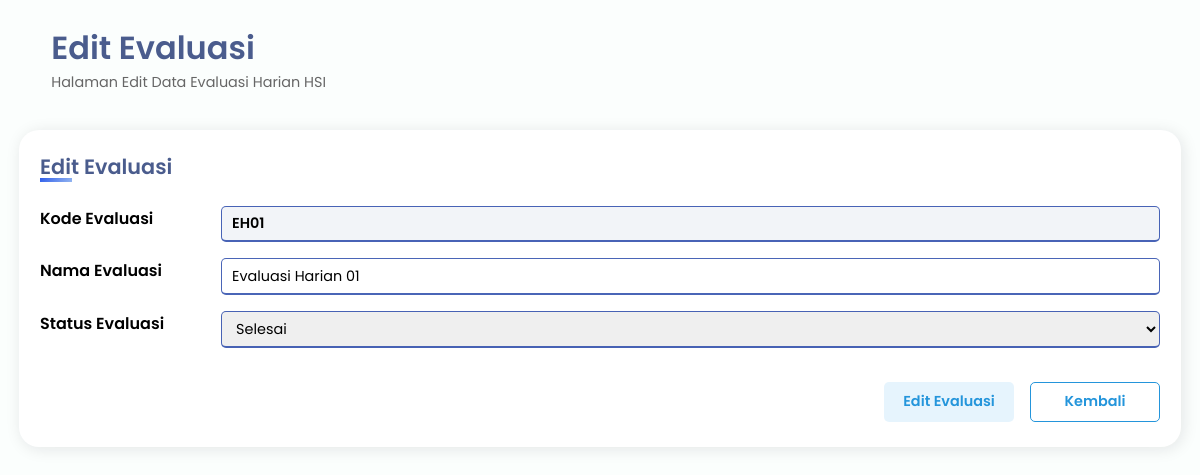
/adminhsi/edit_evaluasi/14/ (signed in), run on the app's committed database.
### evaluasi_harian/models.py (models this page shows, shortened)
class LembarEvaluasi(models.Model):
  status = [
    ('Aktif', 'Aktif'),
    ('Tidak Aktif', 'Tidak Aktif'),
    ('Selesai', 'Selesai'),
  ]
  kode_evaluasi = models.CharField(max_length=10, unique=True)
  nama_evaluasi = models.CharField(max_length=100)
  jumlah_soal = models.IntegerField(default=2)
  skor = models.IntegerField(default=4)
  status = models.CharField(max_length=20, choices=status, default='Tidak Aktif')
  class Meta:
    verbose_name_plural = 'Lembar Evaluasi'

### evaluasi_harian/views.py (the view, shortened to what this page needs)
# urls.py: path('adminhsi/edit_evaluasi/<int:id>/', views.edit_evaluasi, name='edit_evaluasi'),
@login_required(login_url='login')
@user_passes_test(lambda user: user.groups.filter(name='admin'), login_url='login')
def edit_evaluasi(request, id):
  lembar_evaluasi = LembarEvaluasi.objects.get(id=id)
  context = {
    'lembar_evaluasi': lembar_evaluasi,
  }
  return render(request, 'adminhsi/edit_evaluasi.html', context)

### evaluasi_harian/templates/adminhsi/edit_evaluasi.html (shortened to what this page needs)
{% extends 'adminhsi/base.html' %}
{% load static %}
{% block main-content %}
<div class="main-content">
  <header>
    <div class="header-title-wrapper">
      <div class="header-title">
        <h1>Edit Evaluasi</h1>
        <p>Halaman Edit Data Evaluasi Harian HSI</p>
      </div>
    </div>
  </header>
  <main>
    <section>
      <div class="card card-tambah">
        <div class="title">Edit Evaluasi</div>
        <form action="#" method="post">
          <div class="form-items">
            <div class="data-eval">
              <div class="eval">
                <label for="kode_evaluasi" class="label-title">Kode Evaluasi</label>
                <input type="text" name="kode_evaluasi" id="kode_evaluasi" readonly placeholder="{{ lembar_evaluasi.kode_evaluasi }}" value="{{ lembar_evaluasi.kode_evaluasi }}">
              </div>
              <div class="eval">
                <label for="nama_evaluasi" class="label-title">Nama Evaluasi</label>
                <input type="text" name="nama_evaluasi" id="nama_evaluasi" placeholder="Masukkan Nama Evaluasi" required value="{{ lembar_evaluasi.nama_evaluasi }}">
              </div>
              <div class="eval">
                <label class="label-title">Status Evaluasi</label>
                <select name="status" id="status" required>
                  <option value="Selesai" {% if lembar_evaluasi.status == 'Selesai' %}selected{% endif %}>Selesai</option>
                </select>
              </div>
            </div>
          </div>
          <div class="form-buttons">
            <button type="submit" class="button-edit">Edit Evaluasi</button>
            <a class="button-kembali" href="{% url 'lembar_evaluasi' %}">Kembali</a>
          </div>
        </form>
      </div>
    </section>
  </main>
</div>
{% endblock main-content %}

### evaluasi_harian/static/adminhsi/css/style.css (style rules this page uses)
:root { --bg: #fbfefd; --main-color: #223a74; --second-color: #1d4acd; --main-accent: rgba(128, 148, 184, 0.2); --title-text: #4a5c8d; --main-text: #666; --shadow: rgba(17, 17, 26, 0.1) 2px 2px 16px; --bg-button: linear-gradient(60deg, #2f5eeb, #5c82c2); --bg-button-hover: linear-gradient(60deg, #5c82c2, #2f5eeb); --btn-tambah: #2495db; --btn-edit: rgba(16, 148, 230, 0.1); }
* { padding: 0; margin: 0; text-decoration: none; list-style-type: none; box-sizing: border-box; }
body { font-family: "Poppins", sans-serif; background: var(--bg); overflow-x: hidden; }
.main-content { margin-left: 345px; width: calc(100vw - 345px); height: 100vh; padding: 1rem 1.2rem; padding-right: 2rem; transition: margin-left 500ms; }
header { display: flex; justify-content: space-between; padding-top: 0.5rem; }
.header-title-wrapper { display: flex; }
.header-title h1 { color: var(--title-text); font-weight: 600; }
.header-title p { color: #666; font-size: 0.9rem; }
main { padding-top: 2.3rem; padding-bottom: 2.5rem; }
.card { position: relative; height: 100%; width: 100%; margin: 0 auto; background: white; border-radius: 20px; box-shadow: var(--shadow); }
@media screen and (max-width: 1224px) { .main-content { width: 100vw; margin-left: 0; padding: 1rem 1.2rem; } }

### evaluasi_harian/static/adminhsi/css/add_evaluasi.css (style rules this page uses)
.card { padding: 1rem 1.8rem; }
.card .title { font-size: 1.3rem; font-weight: 600; color: var(--title-text); position: relative; }
.card .title::before { content: ""; position: absolute; left: 0; bottom: 0; height: 0.2rem; width: 2rem; background: linear-gradient(135deg, #2f5eeb, #93b5f0); }
.form-items { margin-top: 1.5rem; }
.form-items .eval input, .form-items .eval select { font-family: "Poppins", sans-serif; font-size: 0.9rem; padding-left: 0.6rem; outline: none; border-radius: 5px; border: 1px solid #ccc; border-bottom-width: 2px; transition: all 0.3s ease; }
.form-items .eval input:focus, .form-items .eval select:focus, .form-items .eval input:valid, .form-items .eval select:valid, .form-items .eval #kode { border-color: rgba(29, 63, 165, 0.8); }
.form-items .data-eval { margin: 0.3rem 0; }
.form-items .eval { display: flex; }
.form-items .eval .label-title { font-weight: 600; margin-right: 2.6rem; flex-basis: 9.4rem; }
.eval input:nth-child(2), .eval select { width: 90%; height: 2.3rem; margin-bottom: 1rem; }
.form-buttons { display: flex; justify-content: right; height: 45px; margin-top: 1.1rem; }
.form-buttons .button-tambah, .form-buttons .button-kembali { height: 40px; width: 143px; outline: none; font-family: "Poppins", sans-serif; font-weight: 600; font-size: 0.9rem; border-radius: 5px; }
.form-buttons a { background-color: #fff; color: #2495db; text-align: center; padding: 0.5rem; border: 1px solid #2495db; }

### evaluasi_harian/static/adminhsi/css/edit_evaluasi.css (style rules this page uses)
.card { padding: 1rem 1.8rem; }
.card .title { font-size: 1.3rem; font-weight: 600; color: var(--title-text); position: relative; }
.card .title::before { content: ""; position: absolute; left: 0; bottom: 0; height: 0.2rem; width: 2rem; background: linear-gradient(135deg, #2f5eeb, #93b5f0); }
.form-items { margin-top: 1.5rem; }
.form-items .eval input, .form-items .eval select { font-family: "Poppins", sans-serif; font-size: 0.9rem; padding-left: 0.6rem; outline: none; border-radius: 5px; border: 1px solid #ccc; border-bottom-width: 2px; transition: all 0.3s ease; }
.form-items .eval input:focus, .form-items .eval select:focus, .form-items .eval input:valid, .form-items .eval select:valid, .form-items .eval #kode { border-color: rgba(29, 63, 165, 0.8); }
.form-items .eval #kode_evaluasi { background-color: rgba(128, 148, 184, 0.1); font-weight: 600; border-color: rgba(29, 63, 165, 0.8); }
.form-items .data-eval { margin: 0.3rem 0; }
.form-items .eval { display: flex; }
.form-items .eval .label-title { font-weight: 600; margin-right: 2.6rem; flex-basis: 9.4rem; }
.eval input:nth-child(2), .eval select { width: 90%; height: 2.3rem; margin-bottom: 1rem; }
.form-buttons { display: flex; justify-content: right; height: 45px; margin-top: 1.1rem; }
.form-buttons .button-edit, .form-buttons .button-kembali { height: 40px; width: 130px; outline: none; font-family: "Poppins", sans-serif; font-weight: 600; font-size: 0.9rem; border-radius: 5px; }
.form-buttons .button-edit { border: 1px solid var(--btn-edit); background: var(--btn-edit); color: #2495db; margin-right: 1rem; cursor: pointer; border: none; }
.form-buttons a { background-color: #fff; color: #2495db; text-align: center; padding: 0.5rem; border: 1px solid #2495db; }

### evaluasi_harian/static/adminhsi/css/nilai_peserta.css (style rules this page uses)
.card { padding: 1.3rem; }

### data on the page
LembarEvaluasi: kode_evaluasi "EH01", nama_evaluasi "Evaluasi Harian 01", status "Selesai"
